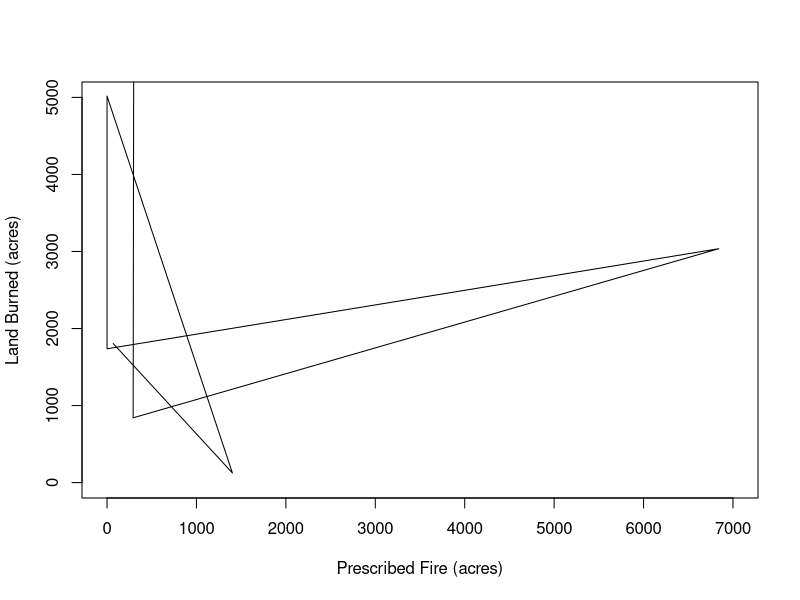

Write the R code that produced this figure. (Note: this script raises an error after producing the figure.)
## ---- chunk 1
knitr::opts_chunk$set(echo = TRUE)
## ---- chunk 2
Pressure2=read.csv("Prescribed fire vs total acres.csv")

plot(Pressure2$Total.Acres.Burned~Pressure2$Prescribed.Fire..acres., type="l", xlim=c(0,7000), ylim=c(0,5000), xlab="Prescribed Fire (acres)", ylab="Land Burned (acres)")
## ---- chunk 3
Pressure3=read.csv("prescribed fires vs number of fires.csv")

plot(Pressure3$number.of.fires~Pressure3$Prescribed.Fire..acres., type="1", xlim=c(0,7000), ylim=c(0,20), ylab="Number of Fires", xlab="Prescribed Fire (acres)")

## ---- chunk 4
knitr::include_graphics("Biggest 3 counties by area.PNG")
## ---- chunk 5
knitr::include_graphics("California county population density.PNG")
## ---- chunk 6
knitr::include_graphics("Top 3 pop counties.PNG")
## ---- chunk 7
knitr::include_graphics("Lowest three pop counties.PNG")
